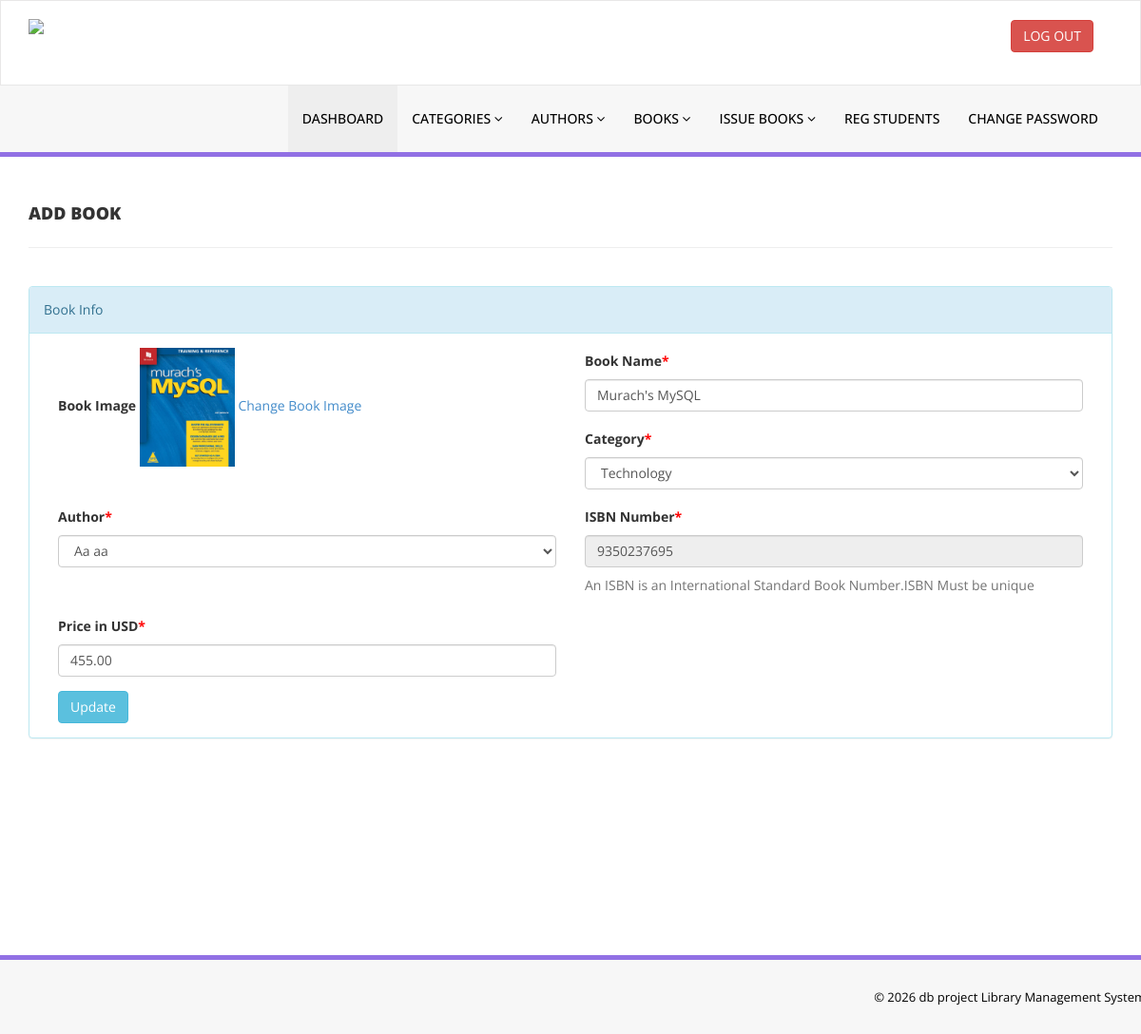
Page /library/admin/edit-book.php?bookid=5 (signed in) on the committed database.
### tables this page shows
CREATE TABLE `tblbooks` (
  `id` int(11) NOT NULL,
  `BookName` varchar(255) DEFAULT NULL,
  `CatId` int(11) DEFAULT NULL,
  `AuthorId` int(11) DEFAULT NULL,
  `ISBNNumber` varchar(25) DEFAULT NULL,
  `BookPrice` decimal(10,2) DEFAULT NULL,
  `bookImage` varchar(250) NOT NULL,
  `isIssued` int(1) DEFAULT NULL,
  `RegDate` timestamp NULL DEFAULT current_timestamp(),
  `UpdationDate` timestamp NULL DEFAULT NULL ON UPDATE current_timestamp()
);

CREATE TABLE `tblcategory` (
  `id` int(11) NOT NULL,
  `CategoryName` varchar(150) DEFAULT NULL,
  `Status` int(1) DEFAULT NULL,
  `CreationDate` timestamp NULL DEFAULT current_timestamp(),
  `UpdationDate` timestamp NULL DEFAULT '0000-00-00 00:00:00' ON UPDATE current_timestamp()
);

CREATE TABLE `tblauthors` (
  `id` int(11) NOT NULL,
  `AuthorName` varchar(159) DEFAULT NULL,
  `creationDate` timestamp NULL DEFAULT current_timestamp(),
  `UpdationDate` timestamp NULL DEFAULT NULL ON UPDATE current_timestamp()
);

### library/admin/edit-book.php (the view, shortened to what this page needs)
<?php
include('includes/config.php');
if(strlen($_SESSION['alogin'])==0)
    {
header('location:index.php');
}
else{
?>
<!DOCTYPE html>
<html xmlns="http://www.w3.org/1999/xhtml">
<head>
    <link href="assets/css/bootstrap.css" rel="stylesheet" />
    <link href="assets/css/font-awesome.css" rel="stylesheet" />
    <link href="assets/css/style.css" rel="stylesheet" />
</head>
<body>
<?php include('includes/header.php');?>
    <div class="content-wrapper">
         <div class="container">
        <div class="row pad-botm">
            <div class="col-md-12">
                <h4 class="header-line">Add Book</h4>
                            </div>
</div>
<div class="row">
<div class="col-md12 col-sm-12 col-xs-12">
<div class="panel panel-info">
<div class="panel-heading">
Book Info
</div>
<div class="panel-body">
<form role="form" method="post">
<?php
$bookid=intval($_GET['bookid']);
$sql = "SELECT tblbooks.BookName,tblcategory.CategoryName,tblcategory.id as cid,tblauthors.AuthorName,tblauthors.id as athrid,tblbooks.ISBNNumber,tblbooks.BookPrice,tblbooks.id as bookid,tblbooks.bookImage from  tblbooks join tblcategory on tblcategory.id=tblbooks.CatId join tblauthors on tblauthors.id=tblbooks.AuthorId where tblbooks.id=:bookid";
$query = $dbh -> prepare($sql);
$query->bindParam(':bookid',$bookid,PDO::PARAM_STR);
$query->execute();
$results=$query->fetchAll(PDO::FETCH_OBJ);
if($query->rowCount() > 0)
{
foreach($results as $result)
{               ?>
<div class="col-md-6">
<div class="form-group">
<label>Book Image</label>
<img src="bookimg/<?php echo htmlentities($result->bookImage);?>" width="100">
<a href="change-bookimg.php?bookid=<?php echo htmlentities($result->bookid);?>">Change Book Image</a>
</div></div>
<div class="col-md-6">
<div class="form-group">
<label>Book Name<span style="color:red;">*</span></label>
<input class="form-control" type="text" name="bookname" value="<?php echo htmlentities($result->BookName);?>" required />
</div></div>
<div class="col-md-6">
<div class="form-group">
<label> Category<span style="color:red;">*</span></label>
<select class="form-control" name="category" required="required">
<option value="<?php echo htmlentities($result->cid);?>"> <?php echo htmlentities($catname=$result->CategoryName);?></option>
</select>
</div></div>
<div class="col-md-6">
<div class="form-group">
<label> Author<span style="color:red;">*</span></label>
<select class="form-control" name="author" required="required">
<option value="<?php echo htmlentities($result->athrid);?>"> <?php echo htmlentities($athrname=$result->AuthorName);?></option>
</select>
</div></div>
<div class="col-md-6">
<div class="form-group">
<label>ISBN Number<span style="color:red;">*</span></label>
<input class="form-control" type="text" name="isbn" value="<?php echo htmlentities($result->ISBNNumber);?>"  readonly />
<p class="help-block">An ISBN is an International Standard Book Number.ISBN Must be unique</p>
</div></div>
<div class="col-md-6">
 <div class="form-group">
 <label>Price in USD<span style="color:red;">*</span></label>
 <input class="form-control" type="text" name="price" value="<?php echo htmlentities($result->BookPrice);?>"   required="required" />
 </div></div>
 <?php }} ?><div class="col-md-12">
<button type="submit" name="update" class="btn btn-info">Update </button></div>
                                    </form>
                            </div>
                        </div>
                            </div>
        </div>
    </div>
    </div>
  <?php include('includes/footer.php');?>
</body>
</html>
<?php } ?>

### library/admin/assets/css/style.css (style rules this page uses)
.content-wrapper { margin-top: 40px; min-height:800px; padding-bottom:90px; }
.header-line { font-weight:900; padding-bottom:25px; border-bottom:1px solid #eeeeee; text-transform:uppercase; }
.pad-botm { padding-bottom:30px; }

### rows in the picture
tblbooks: bookImage (picture), bookname "Murach's MySQL", category "Technology", author "Aa aa", isbn "9350237695", price "455.00"
